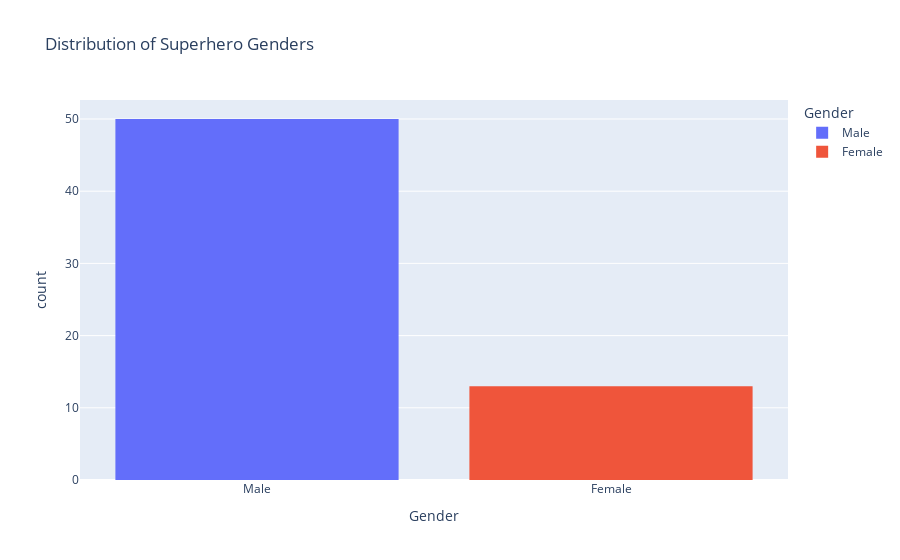
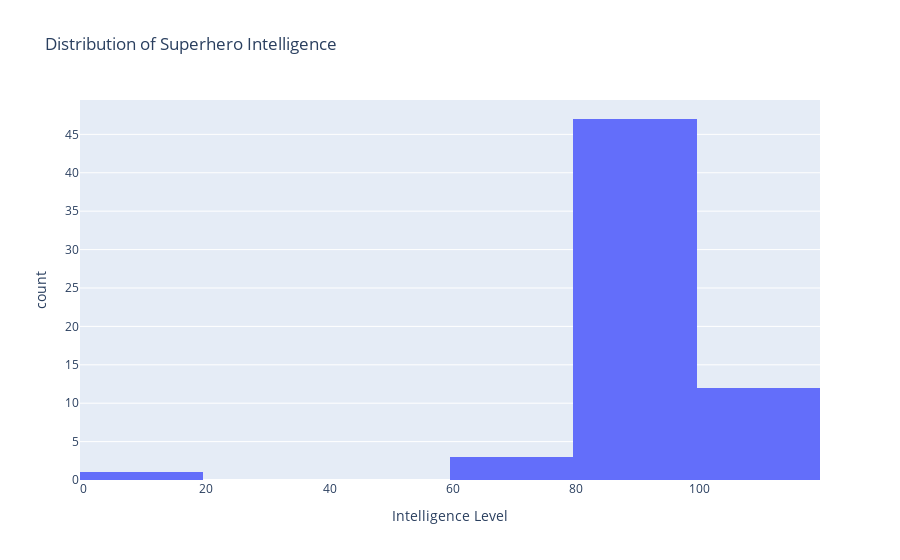
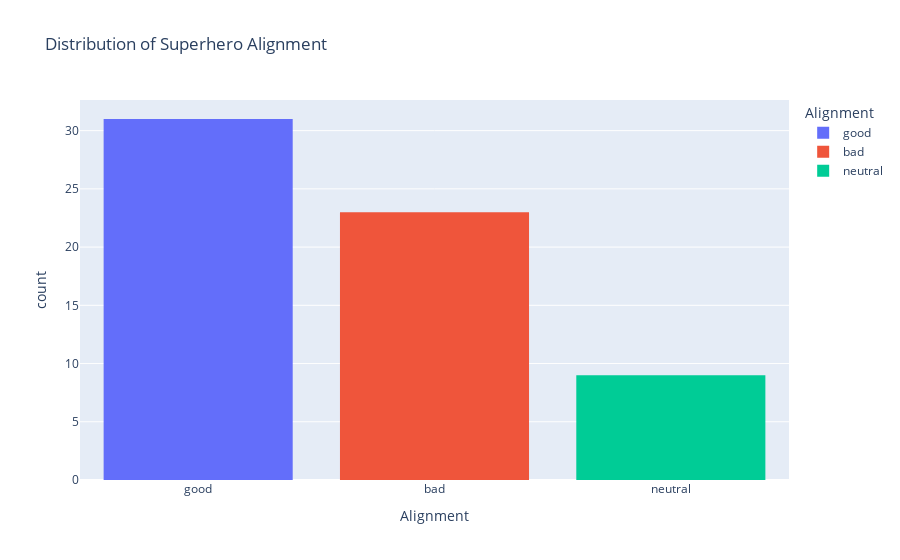

The code cell stored with these charts, in order, in its notebook:
### Markdown cell above
Question 4)<br>
1. Graph B and D <br>
2. Graph A and B<br>
3. Graph C and D<br>
4. Graph A and C<br>

### Code cell
import pandas as pd
import plotly.express as px

# Load the dataset
url = "https://raw.githubusercontent.com/steview-d/superhero-dashboard/master/static/data/superheroData.csv"
df = pd.read_csv(url)
df = df.dropna()
# 1. Distribution of Superhero Genders
fig_gender = px.histogram(df, x='Gender', title="Distribution of Superhero Genders", 
                          labels={'Gender':'Gender'}, color='Gender')
fig_gender.show()

# 2. Distribution of Superhero Powers (like intelligence, strength, speed)
fig_powers = px.histogram(df, x='Intelligence', title="Distribution of Superhero Intelligence", 
                          labels={'Intelligence':'Intelligence Level'}, nbins=10)
fig_powers.show()

# 3. Distribution of Alignment (Good, Neutral, Bad)
fig_alignment = px.histogram(df, x='Alignment', title="Distribution of Superhero Alignment", 
                             labels={'Alignment':'Alignment'}, color='Alignment')
fig_alignment.show()

### Figure 1 — Plotly figure (JSON) as saved in the notebook; plotly's stock layout.template omitted (floating-point values rounded to 4 significant figures)
{"data": [{"alignmentgroup": "True", "bingroup": "x", "hovertemplate": "Gender=%{x}<br>count=%{y}<extra></extra>", "legendgroup": "Male", "marker": {"color": "#636efa", "pattern": {"shape": ""}}, "name": "Male", "offsetgroup": "Male", "orientation": "v", "showlegend": true, "type": "histogram", "x": ["Male", "Male", "Male", "Male", "Male", "Male", "Male", "Male", "Male", "Male", "Male", "Male", "Male", "Male", "Male", "Male", "Male", "Male", "Male", "Male", "Male", "Male", "Male", "Male", "Male", "Male", "Male", "Male", "Male", "Male", "Male", "Male", "Male", "Male", "Male", "Male", "Male", "Male", "Male", "Male", "Male", "Male", "Male", "Male", "Male", "Male", "Male", "Male", "Male", "Male"], "xaxis": "x", "yaxis": "y"}, {"alignmentgroup": "True", "bingroup": "x", "hovertemplate": "Gender=%{x}<br>count=%{y}<extra></extra>", "legendgroup": "Female", "marker": {"color": "#EF553B", "pattern": {"shape": ""}}, "name": "Female", "offsetgroup": "Female", "orientation": "v", "showlegend": true, "type": "histogram", "x": ["Female", "Female", "Female", "Female", "Female", "Female", "Female", "Female", "Female", "Female", "Female", "Female", "Female"], "xaxis": "x", "yaxis": "y"}], "layout": {"barmode": "relative", "legend": {"title": {"text": "Gender"}, "tracegroupgap": 0}, "title": {"text": "Distribution of Superhero Genders"}, "xaxis": {"anchor": "y", "categoryarray": ["Male", "Female"], "categoryorder": "array", "domain": [0, 1], "title": {"text": "Gender"}}, "yaxis": {"anchor": "x", "domain": [0, 1], "title": {"text": "count"}}}}

### Figure 2 — Plotly figure (JSON) as saved in the notebook; plotly's stock layout.template omitted (floating-point values rounded to 4 significant figures)
{"data": [{"alignmentgroup": "True", "bingroup": "x", "hovertemplate": "Intelligence Level=%{x}<br>count=%{y}<extra></extra>", "legendgroup": "", "marker": {"color": "#636efa", "pattern": {"shape": ""}}, "name": "", "nbinsx": 10, "offsetgroup": "", "orientation": "v", "showlegend": false, "type": "histogram", "x": [95, 80, 100, 85, 85, 80, 100, 80, 95, 75, 85, 80, 100, 95, 95, 80, 95, 85, 95, 100, 80, 80, 80, 85, 80, 90, 80, 95, 100, 0, 65, 95, 95, 85, 90, 100, 100, 85, 100, 90, 85, 85, 95, 80, 80, 85, 80, 90, 95, 80, 100, 95, 95, 90, 100, 100, 75, 80, 95, 80, 100, 80, 95], "xaxis": "x", "yaxis": "y"}], "layout": {"barmode": "relative", "legend": {"tracegroupgap": 0}, "title": {"text": "Distribution of Superhero Intelligence"}, "xaxis": {"anchor": "y", "domain": [0, 1], "title": {"text": "Intelligence Level"}}, "yaxis": {"anchor": "x", "domain": [0, 1], "title": {"text": "count"}}}}

### Figure 3 — Plotly figure (JSON) as saved in the notebook; plotly's stock layout.template omitted (floating-point values rounded to 4 significant figures)
{"data": [{"alignmentgroup": "True", "bingroup": "x", "hovertemplate": "Alignment=%{x}<br>count=%{y}<extra></extra>", "legendgroup": "good", "marker": {"color": "#636efa", "pattern": {"shape": ""}}, "name": "good", "offsetgroup": "good", "orientation": "v", "showlegend": true, "type": "histogram", "x": ["good", "good", "good", "good", "good", "good", "good", "good", "good", "good", "good", "good", "good", "good", "good", "good", "good", "good", "good", "good", "good", "good", "good", "good", "good", "good", "good", "good", "good", "good", "good"], "xaxis": "x", "yaxis": "y"}, {"alignmentgroup": "True", "bingroup": "x", "hovertemplate": "Alignment=%{x}<br>count=%{y}<extra></extra>", "legendgroup": "bad", "marker": {"color": "#EF553B", "pattern": {"shape": ""}}, "name": "bad", "offsetgroup": "bad", "orientation": "v", "showlegend": true, "type": "histogram", "x": ["bad", "bad", "bad", "bad", "bad", "bad", "bad", "bad", "bad", "bad", "bad", "bad", "bad", "bad", "bad", "bad", "bad", "bad", "bad", "bad", "bad", "bad", "bad"], "xaxis": "x", "yaxis": "y"}, {"alignmentgroup": "True", "bingroup": "x", "hovertemplate": "Alignment=%{x}<br>count=%{y}<extra></extra>", "legendgroup": "neutral", "marker": {"color": "#00cc96", "pattern": {"shape": ""}}, "name": "neutral", "offsetgroup": "neutral", "orientation": "v", "showlegend": true, "type": "histogram", "x": ["neutral", "neutral", "neutral", "neutral", "neutral", "neutral", "neutral", "neutral", "neutral"], "xaxis": "x", "yaxis": "y"}], "layout": {"barmode": "relative", "legend": {"title": {"text": "Alignment"}, "tracegroupgap": 0}, "title": {"text": "Distribution of Superhero Alignment"}, "xaxis": {"anchor": "y", "categoryarray": ["good", "bad", "neutral"], "categoryorder": "array", "domain": [0, 1], "title": {"text": "Alignment"}}, "yaxis": {"anchor": "x", "domain": [0, 1], "title": {"text": "count"}}}}
